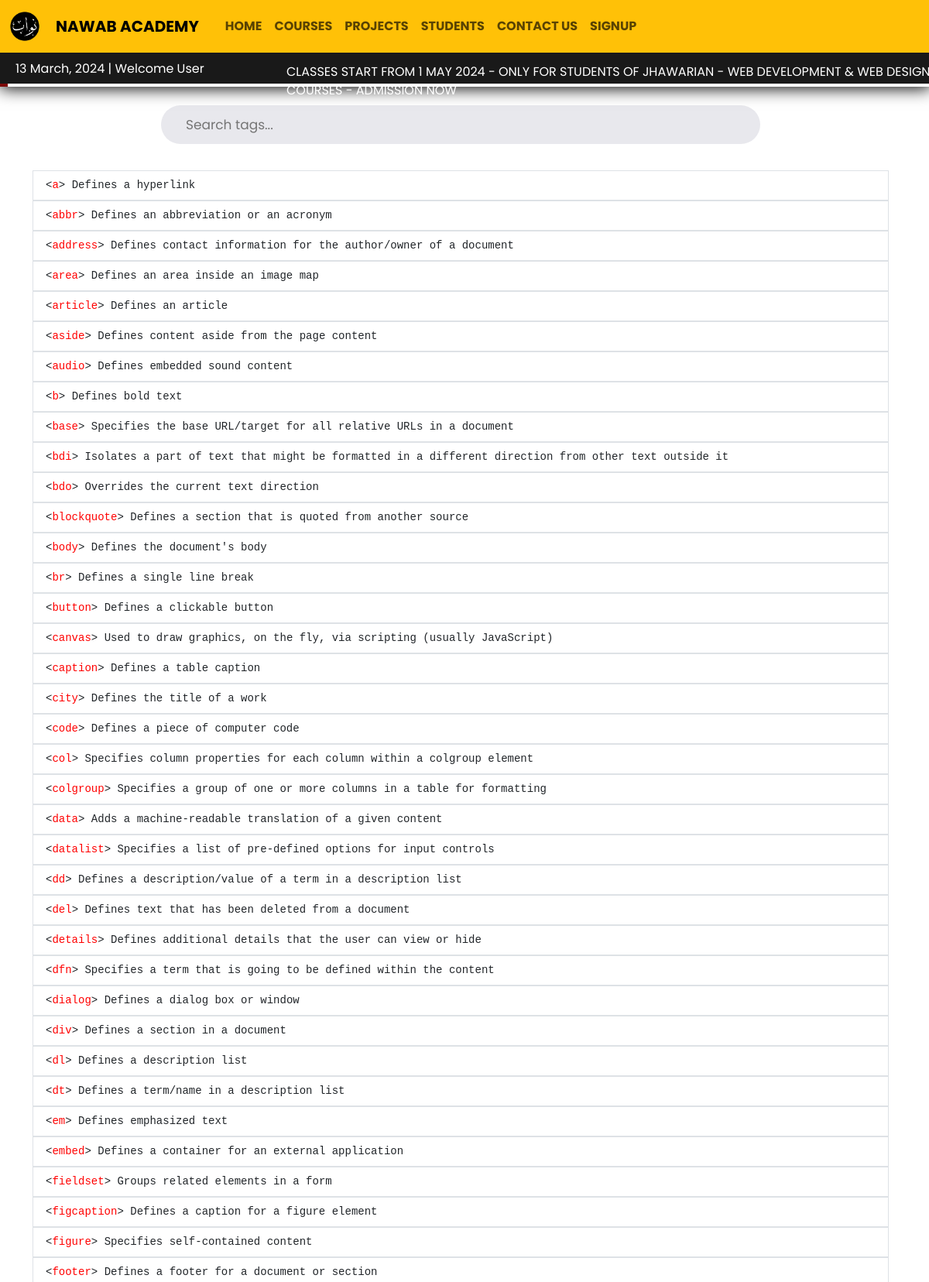
Page /categories.php?id=11 (upper part) on the committed database.
### tables this page shows
CREATE TABLE `product` (
  `id` int(11) NOT NULL,
  `categories_id` int(11) NOT NULL,
  `name` varchar(255) NOT NULL,
  `mrp` float NOT NULL,
  `price` varchar(1000) NOT NULL,
  `qty` int(11) NOT NULL,
  `image` varchar(255) NOT NULL,
  `short_desc` varchar(2000) NOT NULL,
  `description` text NOT NULL,
  `best_seller` int(11) NOT NULL,
  `meta_title` varchar(2000) NOT NULL,
  `meta_desc` varchar(2000) NOT NULL,
  `meta_keyword` varchar(2000) NOT NULL,
  `status` tinyint(4) NOT NULL
);

### functions.inc.php (called while the page is built, shortened)
<?php
function get_product($con,$limit='',$cat_id='',$product_id='',$search_str='',$sort_order='',$is_best_seller=''){
	$sql="select product.*,categories.categories from product,categories where product.status=1 ";
	if($cat_id!=''){
		$sql.=" and product.categories_id=$cat_id ";
	}
	$sql.=" and product.categories_id=categories.id ";
	if($sort_order!=''){
		$sql.=$sort_order;
	}else{
		$sql.=" order by product.id desc ";
	}
	$res=mysqli_query($con,$sql);
	$data=array();
	while($row=mysqli_fetch_assoc($res)){
		$data[]=$row;
	}
	return $data;
}
?>

### categories.php (the view, shortened to what this page needs)
<?php
require('top.php');
if (isset($_GET['id']) && $_GET['id'] != '') {
    $cat_id = mysqli_real_escape_string($con, $_GET['id']);
    if ($cat_id > 0) {
        $get_product = get_product($con, '', $cat_id);
    } else {
?>
        <script>
            window.location.href = 'index.php';
        </script>
    <?php
    }
} else {
    ?>
    <script>
        window.location.href = 'index.php';
    </script>
<?php
}
?>
<?php if (count($get_product) > 0) { ?>
    <div class="container">
        <div class="form html-tags-search">
            <div class="searchbar">
                <input class="search_input" type="text" id="searchInput" placeholder="Search tags...">
            </div>
        </div>
        <div class="list-group all-html-tags">
            <?php
            $get_product = array_reverse($get_product);
            foreach ($get_product as $list) {
            ?>
                <code>
                    <a href="product.php?id=<?php echo $list['id']?>" class="list-group-item list-group-item-action tag-css"><span><</span><span class="html-tag"><?php echo $list['name'] ?></span><span>></span> <?php echo $list['price'] ?></a>
                </code>
            <?php } ?>
        </div>
    </div>
<?php } else {
    echo "Data not found";
} ?>
<?php require('footer.php'); ?>

### css/styles.css (style rules this page uses)
body { font-family: 'Poppins', sans-serif }
html { scroll-behavior: smooth }
.searchbar { height: 50px; width: 70%; margin-left: auto; margin-right: auto; margin-bottom: 30px; background-color: #e8e8ed; border-radius: 50px; padding: 10px 30px; display: flex }
.search_input { color: #010101; border: 0; outline: 0; background: #e8e8ed; width: 100%; line-height: 40px; font-size: 17px }
.html-tag { color: red }
.html-tags-search { margin-top: 20px }

### css/responsive.css (style rules this page uses)
@media screen and (min-width: 992px) { nav, div, a, img { padding: 2px 0; padding-right: 10px } }

### rows in the picture
product: name "a", price "Defines a hyperlink"
product: name "abbr", price "Defines an abbreviation or an acronym"
product: name "address", price "Defines contact information for the author/owner of a document"
product: name "area", price "Defines an area inside an image map"
product: name "article", price "Defines an article"
product: name "aside", price "Defines content aside from the page content"
product: name "audio", price "Defines embedded sound content"
product: name "b", price "Defines bold text"
product: name "base", price "Specifies the base URL/target for all relative URLs in a document"
product: name "bdi", price "Isolates a part of text that might be formatted in a different direction from other text outside it"
product: name "bdo", price "Overrides the current text direction"
product: name "blockquote", price "Defines a section that is quoted from another source"
product: name "body", price "Defines the document's body"
product: name "br", price "Defines a single line break"
product: name "button", price "Defines a clickable button"
product: name "canvas", price "Used to draw graphics, on the fly, via scripting (usually JavaScript)"
product: name "caption", price "Defines a table caption"
product: name "city", price "Defines the title of a work"
product: name "code", price "Defines a piece of computer code"
product: name "col", price "Specifies column properties for each column within a colgroup element"
product: name "colgroup", price "Specifies a group of one or more columns in a table for formatting"
product: name "data", price "Adds a machine-readable translation of a given content"
product: name "datalist", price "Specifies a list of pre-defined options for input controls"
product: name "dd", price "Defines a description/value of a term in a description list"
product: name "del", price "Defines text that has been deleted from a document"
product: name "details", price "Defines additional details that the user can view or hide"
product: name "dfn", price "Specifies a term that is going to be defined within the content"
product: name "dialog", price "Defines a dialog box or window"
product: name "div", price "Defines a section in a document"
product: name "dl", price "Defines a description list"
product: name "dt", price "Defines a term/name in a description list"
product: name "em", price "Defines emphasized text"
product: name "embed", price "Defines a container for an external application"
product: name "fieldset", price "Groups related elements in a form"
product: name "figcaption", price "Defines a caption for a figure element"
product: name "figure", price "Specifies self-contained content"
product: name "footer", price "Defines a footer for a document or section"
